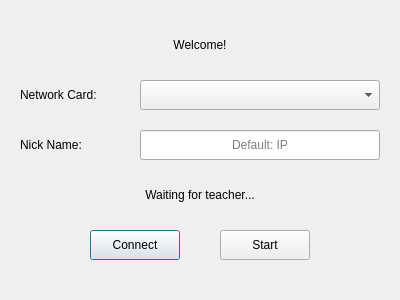
<?xml version="1.0" encoding="UTF-8"?>
<ui version="4.0">
 <class>StartUpDialog</class>
 <widget class="QDialog" name="StartUpDialog">
  <property name="geometry">
   <rect>
    <x>0</x>
    <y>0</y>
    <width>400</width>
    <height>300</height>
   </rect>
  </property>
  <property name="sizePolicy">
   <sizepolicy hsizetype="Fixed" vsizetype="Fixed">
    <horstretch>0</horstretch>
    <verstretch>0</verstretch>
   </sizepolicy>
  </property>
  <property name="minimumSize">
   <size>
    <width>400</width>
    <height>300</height>
   </size>
  </property>
  <property name="maximumSize">
   <size>
    <width>400</width>
    <height>300</height>
   </size>
  </property>
  <property name="windowTitle">
   <string>StartUp</string>
  </property>
  <widget class="QLabel" name="lb_welcome">
   <property name="geometry">
    <rect>
     <x>80</x>
     <y>30</y>
     <width>240</width>
     <height>30</height>
    </rect>
   </property>
   <property name="text">
    <string>Welcome!</string>
   </property>
   <property name="alignment">
    <set>Qt::AlignCenter</set>
   </property>
  </widget>
  <widget class="QLabel" name="lb_network">
   <property name="geometry">
    <rect>
     <x>20</x>
     <y>80</y>
     <width>120</width>
     <height>30</height>
    </rect>
   </property>
   <property name="text">
    <string>Network Card: </string>
   </property>
  </widget>
  <widget class="QLabel" name="lb_nickname">
   <property name="geometry">
    <rect>
     <x>20</x>
     <y>130</y>
     <width>120</width>
     <height>30</height>
    </rect>
   </property>
   <property name="text">
    <string>Nick Name: </string>
   </property>
  </widget>
  <widget class="QComboBox" name="cb_network">
   <property name="geometry">
    <rect>
     <x>140</x>
     <y>80</y>
     <width>240</width>
     <height>30</height>
    </rect>
   </property>
  </widget>
  <widget class="QLineEdit" name="lineEdit">
   <property name="geometry">
    <rect>
     <x>140</x>
     <y>130</y>
     <width>240</width>
     <height>30</height>
    </rect>
   </property>
   <property name="alignment">
    <set>Qt::AlignCenter</set>
   </property>
   <property name="placeholderText">
    <string>Default: IP</string>
   </property>
  </widget>
  <widget class="QLabel" name="lb_connect">
   <property name="geometry">
    <rect>
     <x>60</x>
     <y>180</y>
     <width>280</width>
     <height>30</height>
    </rect>
   </property>
   <property name="text">
    <string>Waiting for teacher...</string>
   </property>
   <property name="alignment">
    <set>Qt::AlignCenter</set>
   </property>
  </widget>
  <widget class="QPushButton" name="btn_connect">
   <property name="geometry">
    <rect>
     <x>90</x>
     <y>230</y>
     <width>90</width>
     <height>30</height>
    </rect>
   </property>
   <property name="text">
    <string>Connect</string>
   </property>
  </widget>
  <widget class="QPushButton" name="btn_start">
   <property name="geometry">
    <rect>
     <x>220</x>
     <y>230</y>
     <width>90</width>
     <height>30</height>
    </rect>
   </property>
   <property name="text">
    <string>Start</string>
   </property>
  </widget>
 </widget>
 <resources/>
 <connections/>
</ui>
